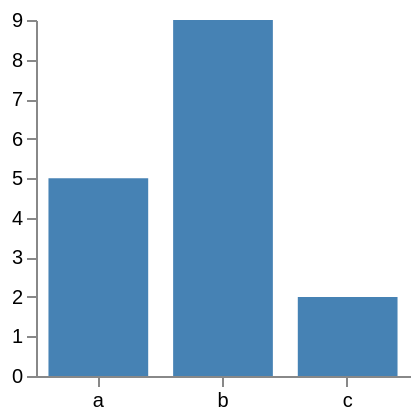

Write a Vega-Lite specification for this figure.
### Vega specification from a JSON file in a GitHub repository (floating-point values rounded to 4 significant figures)
{"$schema": "https://vega.github.io/schema/vega/v6.json", "width": 200, "height": 200, "padding": 5, "autosize": "fit", "data": [{"name": "table", "values": [{"c": "a", "v": 5}, {"c": "b", "v": 9}, {"c": "c", "v": 2}]}], "scales": [{"name": "xscale", "type": "band", "domain": {"data": "table", "field": "c"}, "range": "width", "paddingOuter": 0.1, "paddingInner": 0.2}, {"name": "yscale", "type": "linear", "domain": {"data": "table", "field": "v"}, "range": "height", "zero": true, "nice": true}], "axes": [{"orient": "bottom", "scale": "xscale"}, {"orient": "left", "scale": "yscale"}], "marks": [{"type": "rect", "from": {"data": "table"}, "encode": {"update": {"x": {"scale": "xscale", "field": "c"}, "width": {"scale": "xscale", "band": 1}, "y": {"scale": "yscale", "field": "v"}, "y2": {"scale": "yscale", "value": 0}, "fill": {"value": "steelblue"}}}}]}
